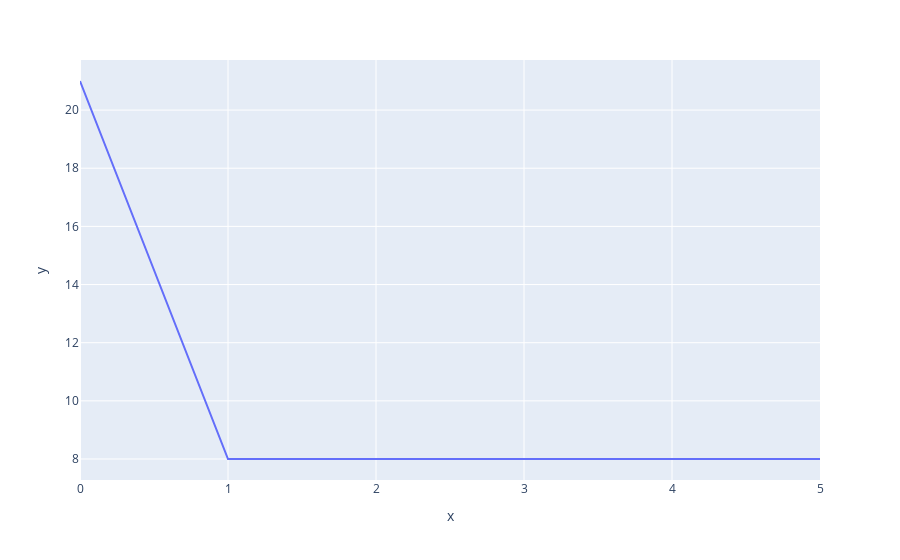

The notebook cell saved with this chart:
### Code cell
# Review feature consolidation over iterations and convergence to steady-state
x = range(len(features))
y = features
fig = px.line(x=x,y=y)
fig.update_layout(xaxis = dict(dtick = 1))
fig.show()

### Figure 1 — Plotly figure (JSON) as saved in the notebook; plotly's stock layout.template omitted (floating-point values rounded to 4 significant figures)
{"data": [{"hovertemplate": "x=%{x}<br>y=%{y}<extra></extra>", "legendgroup": "", "line": {"color": "#636efa", "dash": "solid"}, "marker": {"symbol": "circle"}, "mode": "lines", "name": "", "orientation": "v", "showlegend": false, "type": "scatter", "x": [0, 1, 2, 3, 4, 5], "xaxis": "x", "y": [21, 8, 8, 8, 8, 8], "yaxis": "y"}], "layout": {"legend": {"tracegroupgap": 0}, "margin": {"t": 60}, "xaxis": {"anchor": "y", "domain": [0, 1], "dtick": 1, "title": {"text": "x"}}, "yaxis": {"anchor": "x", "domain": [0, 1], "title": {"text": "y"}}}}
